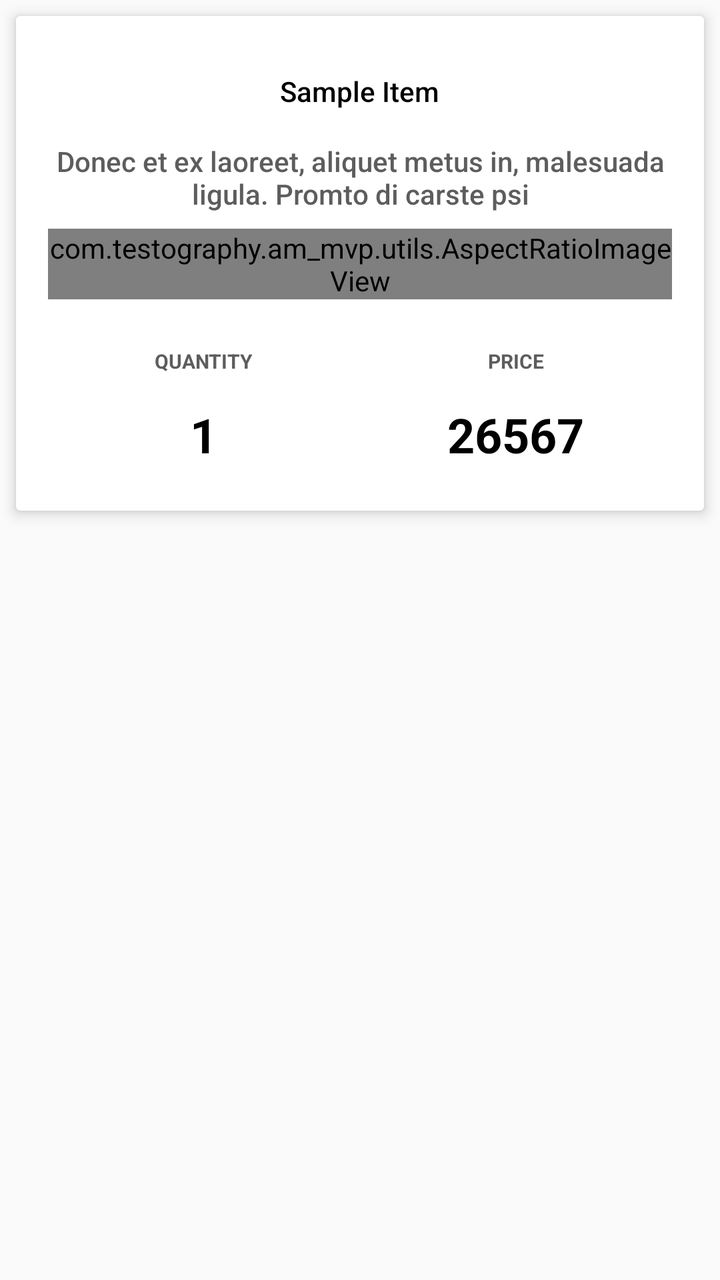
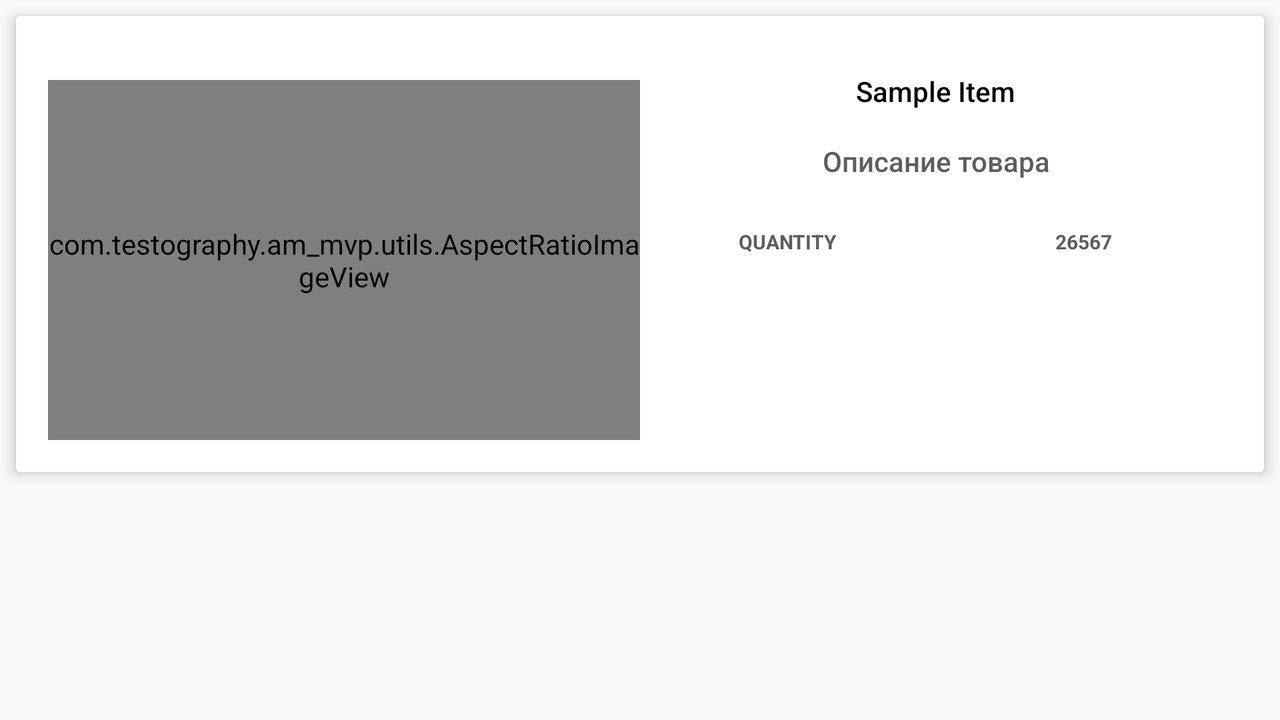

The same Android screen from two of the app's own layout files: first res/layout/ as a phone draws it, then the repository's variant for another configuration, drawn on a device whose configuration selects that folder. Both files follow.
<!-- AndroidManifest.xml: application theme AppTheme -->
<!-- res/layout/fragment_product.xml -->
<?xml version="1.0" encoding="utf-8"?>
<LinearLayout xmlns:android="http://schemas.android.com/apk/res/android"
              xmlns:app="http://schemas.android.com/apk/res-auto"
              android:layout_width="match_parent"
              android:layout_height="match_parent"
              android:orientation="vertical">

    <android.support.v7.widget.CardView
        android:id="@+id/product_card"
        style="@style/CustomCard.ProductCard">

        <LinearLayout
            android:layout_width="match_parent"
            android:layout_height="wrap_content"
            android:orientation="vertical">

            <TextView
                android:id="@+id/product_name_txt"
                style="@style/ProductText.ProductTitle"
                android:text="@string/sample_item"/>

            <TextView
                android:id="@+id/product_description_txt"
                style="@style/ProductText.ProductDescription"
                android:text="@string/lorem_ipsum"/>

            

            <com.testography.am_mvp.utils.AspectRatioImageView
                android:id="@+id/product_image"
                android:layout_width="match_parent"
                android:layout_height="wrap_content"
                android:layout_marginTop="@dimen/spacing_small_8"
                android:scaleType="fitCenter"
                app:aspect_ratio="1.78"/>

            <LinearLayout
                android:layout_width="match_parent"
                android:layout_height="match_parent"
                android:orientation="horizontal"
                android:paddingTop="@dimen/spacing_medial_24">

                <LinearLayout
                    android:layout_width="match_parent"
                    android:layout_height="match_parent"
                    android:layout_weight="1"
                    android:gravity="center"
                    android:orientation="vertical">

                    <TextView
                        style="@style/ProductText.LabelPrice"
                        android:text="@string/quantity"/>

                    <LinearLayout
                        android:layout_width="match_parent"
                        android:layout_height="wrap_content"
                        android:gravity="center"
                        android:orientation="horizontal">

                        <ImageButton
                            android:id="@+id/minus_btn"
                            style="@style/CountBtn"
                            android:src="@drawable/ic_remove_black_24dp"/>

                        <TextView
                            android:id="@+id/product_count_txt"
                            style="@style/ProductText.ValuePrice"
                            android:text="@string/sample_quantity"/>

                        <ImageButton
                            android:id="@+id/plus_btn"
                            style="@style/CountBtn"
                            android:src="@drawable/ic_add_black_24dp"/>
                    </LinearLayout>
                </LinearLayout>

                <LinearLayout
                    android:layout_width="match_parent"
                    android:layout_height="match_parent"
                    android:layout_weight="1"
                    android:gravity="center"
                    android:orientation="vertical">

                    <TextView
                        style="@style/ProductText.LabelPrice"
                        android:text="@string/price"/>

                    <TextView
                        android:id="@+id/product_price_txt"
                        style="@style/ProductText.ValuePrice"
                        android:text="@string/sample_price"/>

                </LinearLayout>
            </LinearLayout>

        </LinearLayout>
    </android.support.v7.widget.CardView>
</LinearLayout>
<!-- resources referenced by this layout -->
<resources>
  <dimen name="spacing_medial_24">24dp</dimen>
  <dimen name="spacing_small_8">8dp</dimen>
  <string name="lorem_ipsum">Donec et ex laoreet, aliquet metus in, malesuada ligula. Promto di carste psi</string>
  <string name="price">Price</string>
  <string name="quantity">Quantity</string>
  <string name="sample_item">Sample Item</string>
  <string name="sample_price">26567</string>
  <string name="sample_quantity">1</string>
  <style name="CountBtn">
          <item name="android:layout_width">@dimen/count_button_width</item>
          <item name="android:layout_height">@dimen/count_button_height</item>
          <item name="android:padding">@dimen/count_button_padding</item>
          <item name="android:background">@android:color/white</item>
      </style>
  <style name="CustomCard.ProductCard">
          <item name="android:layout_margin">@dimen/spacing_small_8</item>
          <item name="android:layout_width">match_parent</item>
          <item name="android:layout_height">wrap_content</item>
      </style>
  <style name="ProductText.LabelPrice">
          <item name="android:textColor">@color/grey</item>
          <item name="android:textSize">@dimen/font_small_10</item>
          <item name="android:textStyle">bold</item>
          <item name="android:textAllCaps">true</item>
          <item name="android:layout_marginBottom">@dimen/spacing_small_8</item>
      </style>
  <style name="ProductText.ProductDescription">
          <item name="android:layout_gravity">center_horizontal</item>
          <item name="android:gravity">center</item>
          <item name="android:layout_marginTop">@dimen/size_small_16</item>
          <item name="android:fontFamily">@string/roboto_medium</item>
          <item name="android:textColor">@color/grey</item>
          <item name="android:textSize">@dimen/font_small_14</item>
      </style>
  <style name="ProductText.ProductTitle">
          <item name="android:layout_gravity">center_horizontal</item>
          <item name="android:layout_marginTop">@dimen/spacing_small_12</item>
          <item name="android:fontFamily">@string/roboto_medium</item>
          <item name="android:textColor">@android:color/black</item>
          <item name="android:textSize">@dimen/font_small_14</item>
      </style>
  <style name="ProductText.ValuePrice">
          <item name="android:layout_height">@dimen/spacing_bigger_44</item>
          <item name="android:textColor">@android:color/black</item>
          <item name="android:textSize">@dimen/font_medium_24</item>
          <item name="android:textStyle">bold</item>
          <item name="android:gravity">center</item>
          <item name="android:layout_gravity">center_horizontal</item>
      </style>
  <style name="AppTheme" parent="Theme.AppCompat.Light.NoActionBar">
          
          <item name="colorPrimary">@color/colorPrimary</item>
          <item name="colorPrimaryDark">@color/colorPrimaryDark</item>
          <item name="colorAccent">@color/colorAccent</item>
          <item name="windowNoTitle">true</item>
          <item name="windowActionBar">false</item>
      </style>
  <dimen name="count_button_width">44dp</dimen>
  <dimen name="count_button_height">44dp</dimen>
  <dimen name="count_button_padding">12dp</dimen>
  <color name="grey">#5D5D5D</color>
  <dimen name="font_small_10">10sp</dimen>
  <dimen name="size_small_16">16dp</dimen>
  <string name="roboto_medium">sans-serif-medium</string>
  <dimen name="font_small_14">14sp</dimen>
  <dimen name="spacing_small_12">12dp</dimen>
  <dimen name="spacing_bigger_44">44dp</dimen>
  <dimen name="font_medium_24">24sp</dimen>
  <color name="colorPrimary">#FFFFFF</color>
  <color name="colorPrimaryDark">#757575</color>
  <color name="colorAccent">#FFA815</color>
</resources>
<!-- res/layout-land/fragment_product.xml (the repository's variant of the layout above) -->
<!-- drawn on the phone turned sideways -->
<?xml version="1.0" encoding="utf-8"?>
<LinearLayout xmlns:android="http://schemas.android.com/apk/res/android"
              xmlns:tools="http://schemas.android.com/tools"
              android:layout_width="match_parent"
              android:layout_height="match_parent"
              android:orientation="vertical">

    <android.support.v7.widget.CardView
        android:id="@+id/product_card"
        style="@style/CustomCard.ProductCard">

        <LinearLayout
            android:layout_width="match_parent"
            android:layout_height="wrap_content"
            android:orientation="horizontal">

            <com.testography.am_mvp.utils.AspectRatioImageView
                android:id="@+id/product_image"
                android:layout_width="0dp"
                android:layout_height="180dp"
                android:layout_marginTop="16dp"
                android:layout_weight="1"/>

            <LinearLayout
                android:layout_width="0dp"
                android:layout_height="wrap_content"
                android:layout_weight="1"
                android:orientation="vertical">

                <TextView
                    android:id="@+id/product_name_txt"
                    style="@style/ProductText.ProductTitle"
                    tools:text="@string/sample_item"/>

                <TextView
                    android:id="@+id/product_description_txt"
                    style="@style/ProductText.ProductDescription"
                    tools:text="Описание товара"/>

                <LinearLayout
                    android:layout_width="match_parent"
                    android:layout_height="wrap_content"
                    android:baselineAligned="false"
                    android:orientation="horizontal"
                    android:paddingTop="24dp">

                    <LinearLayout
                        android:layout_width="match_parent"
                        android:layout_height="wrap_content"
                        android:layout_weight="1"
                        android:gravity="center"
                        android:orientation="vertical">

                        <TextView
                            style="@style/ProductText.LabelPrice"
                            android:text="@string/quantity"/>

                        <LinearLayout
                            android:layout_width="match_parent"
                            android:layout_height="wrap_content"
                            android:gravity="center"
                            android:orientation="horizontal">

                            <ImageButton
                                android:id="@+id/minus_btn"
                                style="@style/CountBtn"
                                android:src="@drawable/ic_remove_black_24dp"/>

                            <TextView
                                android:id="@+id/product_count_txt"
                                style="@style/ProductText.ValuePrice"/>

                            <ImageButton
                                android:id="@+id/plus_btn"
                                style="@style/CountBtn"
                                android:src="@drawable/ic_add_black_24dp"/>

                        </LinearLayout>

                    </LinearLayout>

                    <LinearLayout
                        android:layout_width="match_parent"
                        android:layout_height="wrap_content"
                        android:layout_weight="1"
                        android:gravity="center"
                        android:orientation="vertical">

                        <TextView
                            style="@style/ProductText.LabelPrice"
                            android:text="@string/sample_price"/>

                        <TextView
                            android:id="@+id/product_price_txt"
                            style="@style/ProductText.ValuePrice"/>

                    </LinearLayout>

                </LinearLayout>

            </LinearLayout>

        </LinearLayout>

    </android.support.v7.widget.CardView>

</LinearLayout>
<!-- resources referenced by the variant -->
<!-- as the phone turned sideways resolves them -->
<resources>
  <string name="quantity">Quantity</string>
  <string name="sample_item">Sample Item</string>
  <string name="sample_price">26567</string>
  <style name="CountBtn">
          <item name="android:layout_width">@dimen/count_button_width</item>
          <item name="android:layout_height">@dimen/count_button_height</item>
          <item name="android:padding">@dimen/count_button_padding</item>
          <item name="android:background">@android:color/white</item>
      </style>
  <style name="CustomCard.ProductCard">
          <item name="android:layout_margin">@dimen/spacing_small_8</item>
          <item name="android:layout_width">match_parent</item>
          <item name="android:layout_height">wrap_content</item>
      </style>
  <style name="ProductText.LabelPrice">
          <item name="android:textColor">@color/grey</item>
          <item name="android:textSize">@dimen/font_small_10</item>
          <item name="android:textStyle">bold</item>
          <item name="android:textAllCaps">true</item>
          <item name="android:layout_marginBottom">@dimen/spacing_small_8</item>
      </style>
  <style name="ProductText.ProductDescription">
          <item name="android:layout_gravity">center_horizontal</item>
          <item name="android:gravity">center</item>
          <item name="android:layout_marginTop">@dimen/size_small_16</item>
          <item name="android:fontFamily">@string/roboto_medium</item>
          <item name="android:textColor">@color/grey</item>
          <item name="android:textSize">@dimen/font_small_14</item>
      </style>
  <style name="ProductText.ProductTitle">
          <item name="android:layout_gravity">center_horizontal</item>
          <item name="android:layout_marginTop">@dimen/spacing_small_12</item>
          <item name="android:fontFamily">@string/roboto_medium</item>
          <item name="android:textColor">@android:color/black</item>
          <item name="android:textSize">@dimen/font_small_14</item>
      </style>
  <style name="ProductText.ValuePrice">
          <item name="android:layout_height">@dimen/spacing_bigger_44</item>
          <item name="android:textColor">@android:color/black</item>
          <item name="android:textSize">@dimen/font_medium_24</item>
          <item name="android:textStyle">bold</item>
          <item name="android:gravity">center</item>
          <item name="android:layout_gravity">center_horizontal</item>
      </style>
  <style name="AppTheme" parent="Theme.AppCompat.Light.NoActionBar">
          
          <item name="colorPrimary">@color/colorPrimary</item>
          <item name="colorPrimaryDark">@color/colorPrimaryDark</item>
          <item name="colorAccent">@color/colorAccent</item>
          <item name="windowNoTitle">true</item>
          <item name="windowActionBar">false</item>
      </style>
  <dimen name="count_button_width">44dp</dimen>
  <dimen name="count_button_height">44dp</dimen>
  <dimen name="count_button_padding">12dp</dimen>
  <dimen name="spacing_small_8">8dp</dimen>
  <color name="grey">#5D5D5D</color>
  <dimen name="font_small_10">10sp</dimen>
  <dimen name="size_small_16">16dp</dimen>
  <string name="roboto_medium">sans-serif-medium</string>
  <dimen name="font_small_14">14sp</dimen>
  <dimen name="spacing_small_12">12dp</dimen>
  <dimen name="spacing_bigger_44">44dp</dimen>
  <dimen name="font_medium_24">24sp</dimen>
  <color name="colorPrimary">#FFFFFF</color>
  <color name="colorPrimaryDark">#757575</color>
  <color name="colorAccent">#FFA815</color>
</resources>
